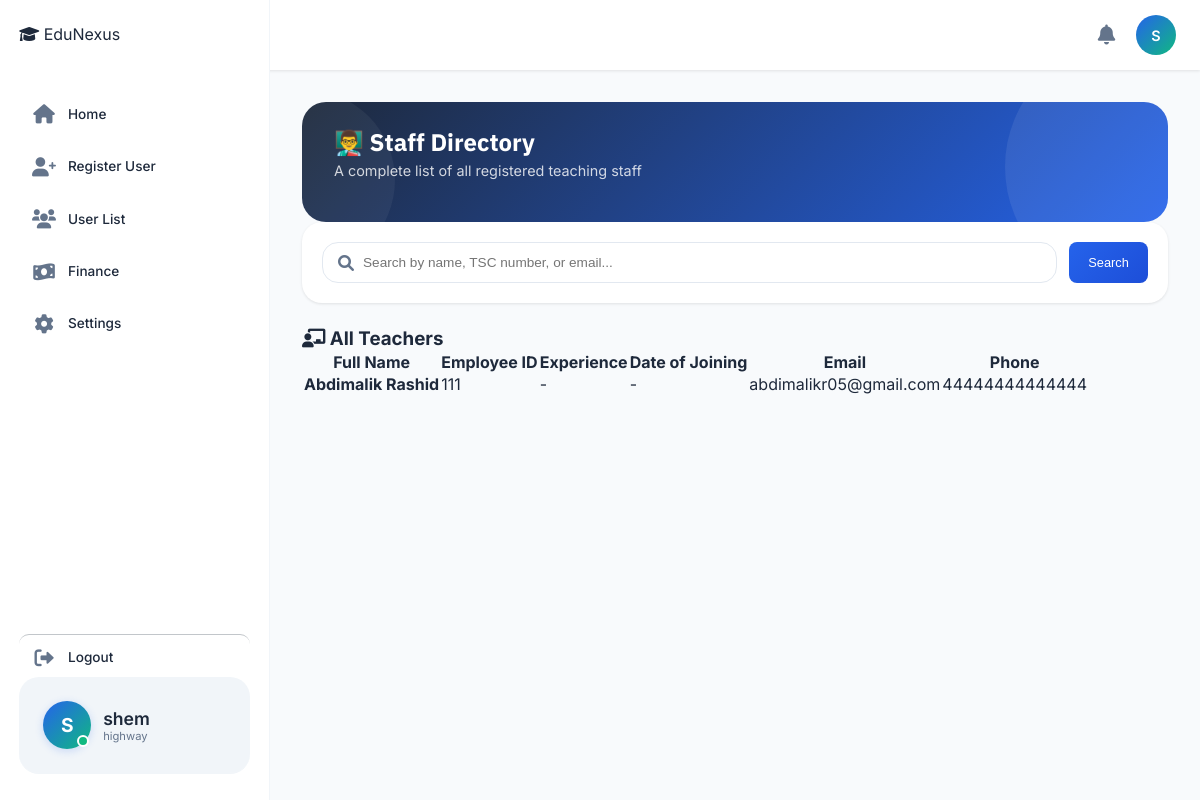
The page /teachers/ (signed in) on the database its author committed.
### accounts/models.py (models this page shows, shortened)
class User(AbstractUser):
    ROLE_CHOICES = (
        ('SUPER_ADMIN', 'super_Admin'),
        ('ADMIN', 'admin'),
        ('HEAD_TEACHER', 'Head Teacher'),
        ('BURSAR','Bursar'),
        ('SECRETARY', 'Secretary'),
        ('TEACHER', 'teacher'),
        ('STUDENT', 'student'),
        ('PARENT', 'parent')
    )
    objects = UserManager()
    login_id = models.CharField(max_length=100, unique=True, null=True, blank=True)
    admin_id = models.CharField(max_length=20, blank=True, null=True)
    role = models.CharField(max_length=20, choices=ROLE_CHOICES, default='STUDENT')
    is_approved = models.BooleanField(default=False)
    school = models.ForeignKey('School', on_delete=models.SET_NULL, null=True, blank=True, related_name='users')
    phone_number = models.CharField(max_length=15, unique=True, null=True, blank=True)
    id_number = models.CharField(max_length=20, blank=True, null=True)
    admission_number = models.CharField(max_length=20, blank=True, null=True)
    tsc_number = models.CharField(max_length=20, blank=True, null=True)
    is_first_login = models.BooleanField(default=True)

class School(models.Model):
    name = models.CharField(max_length=200)
    code = models.CharField(max_length=20, unique=True)
    email = models.EmailField()
    phone = models.CharField(max_length=15)
    address = models.TextField(blank=True, null=True)
    logo = models.ImageField(upload_to='school_logos/', blank=True, null=True)
    is_active = models.BooleanField(default=True)
    created_at = models.DateTimeField(auto_now_add=True)
    created_by = models.ForeignKey('User', on_delete=models.SET_NULL, null=True, blank=True, related_name='created_schools')
    class Meta:
        ordering = ['name']

### academic/models.py (models this page shows, shortened)
class Teacher(models.Model):
    school = models.ForeignKey('accounts.School', on_delete=models.CASCADE, related_name='teachers', null=True, blank=True)
    user = models.OneToOneField(
        settings.AUTH_USER_MODEL,
        on_delete=models.CASCADE,
        related_name='academic_teacher',
        null=True,
        blank=True,
    )
    name = models.CharField(max_length=200)
    tsc_number = models.CharField(max_length=50, unique=True)
    phone = models.CharField(max_length=15)
    address = models.TextField(blank=True, null=True)
    experience = models.DecimalField(max_digits=4, decimal_places=1, blank=True, null=True)
    qualification = models.CharField(max_length=100, blank=True, null=True)
    date_of_joining = models.DateField(blank=True, null=True)

### academic/views.py (the view, shortened to what this page needs)
# urls.py: path('teachers/', views.teacher_list, name='teacher_list'),
@login_required
def teacher_list(request):
    user = request.user
    search_query = request.GET.get('search', '')
    if user.role == 'SUPER_ADMIN':
        teachers = Teacher.objects.all()
    elif user.role == 'ADMIN':
        teachers = Teacher.objects.filter(school=user.school)
    elif user.role == 'HEAD_TEACHER':
        teachers = Teacher.objects.filter(school=user.school)
    elif user.role == 'TEACHER':
        teachers = Teacher.objects.filter(user=user)
    else:
        teachers = Teacher.objects.none()
    return render(request, 'academic/teacher_list.html', {
        'teachers': teachers,
        'search_query': search_query,
    })

### finance/models.py (called while the page is built, shortened)
    def can_access_system(self):
        if self.status == 'ACTIVE':
            return True

### academic/templates/academic/teacher_list.html (shortened to what this page needs)
{% extends 'base.html' %}
{% load static %}
{% block content %}
<div class="dashboard-header">
    <h1>👨‍🏫 Staff Directory</h1>
    <p>A complete list of all registered teaching staff</p>
</div>
<div class="search-container-modern">
    <form method="GET" class="search-form-modern">
        <div class="search-input-wrapper">
            <i class="fas fa-search"></i>
            <input type="text" name="search" placeholder="Search by name, TSC number, or email..." value="{{ search_query }}">
        </div>
        <button type="submit" class="btn-primary">Search</button>
    </form>
</div>
<div class="modern-card">
    <div class="card-header-modern">
        <h3><i class="fas fa-chalkboard-user"></i> All Teachers</h3>
    </div>
    <div class="table-responsive">
        <table class="data-table-modern">
            <thead>
                <tr>
                    <th>Full Name</th>
                    <th>Employee ID</th>
                    <th>Experience</th>
                    <th>Date of Joining</th>
                    <th>Email</th>
                    <th>Phone</th>
                </tr>
            </thead>
            <tbody>
                {% for teacher in teachers %}
                <tr>
                    <td><strong>{{ teacher.name }}</strong></td>
                    <td>{{ teacher.tsc_number }}</td>
                    <td>{% if teacher.experience %}{{ teacher.experience }} yrs{% else %}-{% endif %}</td>
                    <td>{% if teacher.date_of_joining %}{{ teacher.date_of_joining|date:"d M Y" }}{% else %}-{% endif %}</td>
                    <td>{{ teacher.user.email }}</td>
                    <td>{{ teacher.phone|default:"-" }}</td>
                </tr>
                {% empty %}
                <tr><td colspan="7" class="empty-state">No teachers found. <a href="{% url 'register_page' %}">Add one now?</a></td></tr>
                {% endfor %}
            </tbody>
        </table>
    </div>
</div>
{% endblock %}

### templates/base.html (shortened to what this page needs)
{% load static %}
{% load pwa %}
<!DOCTYPE html>
<html lang="en">
<head>
    <link rel="stylesheet" href="{% static 'css/style.css' %}">
    <link rel="stylesheet" href="https://cdnjs.cloudflare.com/ajax/libs/font-awesome/6.0.0-beta3/css/all.min.css">
</head>
<body>
    <nav class="top-nav">
        <div class="nav-left">
            <div class="logo-small">
            </div>
        </div>
        <div class="nav-right">
            <div class="notification-badge" id="notificationBell">
                <i class="fas fa-bell"></i>
            </div>
            <div class="profile-icon" id="profileIconBtn">
                <a href="{% url 'profile' %}" class="profile-icon" id="profileIconBtn" style="text-decoration: none;">
                <div class="avatar-circle">
                    {{ request.user.first_name|first|default:request.user.username|first|upper }}
                </div>
            </a>
            </div>
        </div>
    </nav>
<aside class="sidebar" id="sidebar">
    <div class="sidebar-header">
        <div class="logo">
            <i class="fas fa-graduation-cap"></i>
            <span>EduNexus</span>
        </div>
    </div>
    <nav class="sidebar-nav">
        <ul class="sidebar-menu">
            <li class="menu-item {% if request.resolver_match.url_name == 'dashboard' %}active{% endif %}"
                data-url="{% url 'dashboard' %}">
                <i class="fas fa-home"></i>
                <span>Home</span>
            </li>
            {% if request.user.role == 'ADMIN' %}
                <li class="menu-item" data-url="{% url 'register_page' %}">
                    <i class="fas fa-user-plus"></i>
                    <span>Register User</span>
                </li>
                <li class="menu-item" data-url="{% url 'user_list' %}">
                    <i class="fas fa-users"></i>
                    <span>User List</span>
                </li>
                <li class="menu-item" data-url="{% url 'payement_detail' %}">
                    <i class="fas fa-money-bill-wave"></i>
                    <span>Finance</span>
                </li>
            {% endif %}
            <li class="menu-item" data-url="{% url 'profile' %}">
                <i class="fas fa-cog"></i>
                <span>Settings</span>
            </li>
            <li class="menu-item" id="logoutBtn">
                <i class="fas fa-sign-out-alt"></i>
                <span>Logout</span>
            </li>
        </ul>
    </nav>
    <div class="sidebar-user">
        <div class="sidebar-avatar">
            <div class="avatar-large">
                {{ request.user.first_name|first|default:request.user.username|first|upper }}
            </div>
            <span class="online-dot"></span>
        </div>
        <div class="sidebar-user-info">
            <div class="user-name">{{ request.user.first_name|default:request.user.username }}</div>
            <div class="user-email">
                {% if request.user.role == 'SUPER_ADMIN' %}
                    Super Admin
                {% elif request.user.school %}
                    {{ request.user.school.name }}
                {% else %}
                    {{ request.user.get_role_display }}
                {% endif %}
            </div>
        </div>
    </div>
</aside>
    <main class="main-content">
        {% block content %}
        {% endblock %}
    </main>
</body>
</html>

### academic/templates/academic/teacher_list.html (style rules this page uses)
.search-container-modern { background: white; border-radius: 20px; padding: 1.25rem; margin-bottom: 1.5rem; box-shadow: 0 1px 3px rgba(0,0,0,0.1); }
.search-form-modern { display: flex; gap: 0.75rem; flex-wrap: wrap; }
.search-input-wrapper { flex: 1; position: relative; }
.search-input-wrapper i { position: absolute; left: 1rem; top: 50%; transform: translateY(-50%); color: #64748b; }
.search-input-wrapper input { width: 100%; padding: 0.75rem 1rem 0.75rem 2.5rem; border: 1.5px solid #e2e8f0; border-radius: 16px; font-size: 0.85rem; }

### rows shown on the page
User: user.first_name|first "S", user.first_name "shem", user.school.name "highway"
Teacher: name "Abdimalik Rashid", tsc_number "111", user.email "abdimalikr05@gmail.com", phone "44444444444444"
